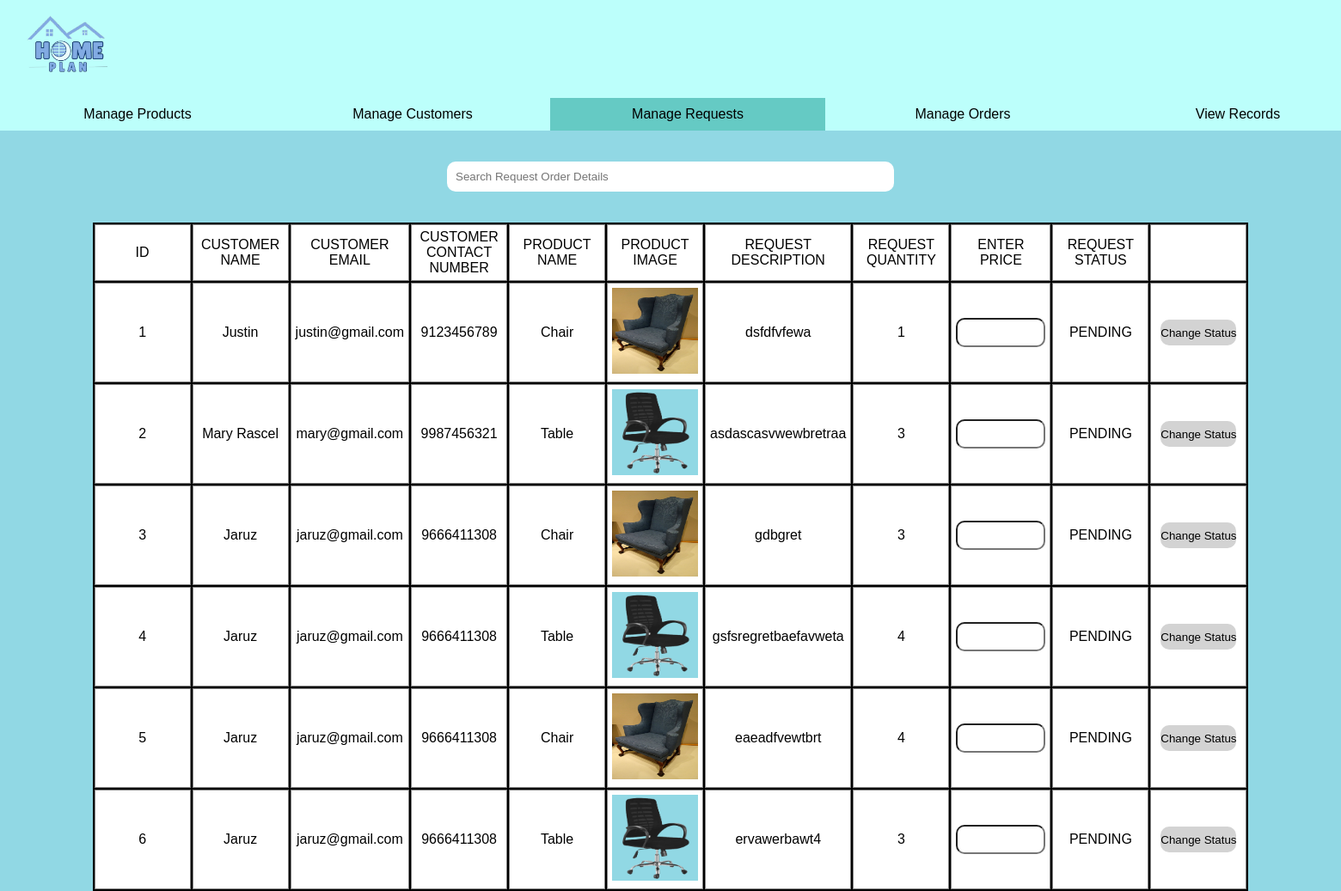
Before: /admin-manage-requests.php with the older database file.
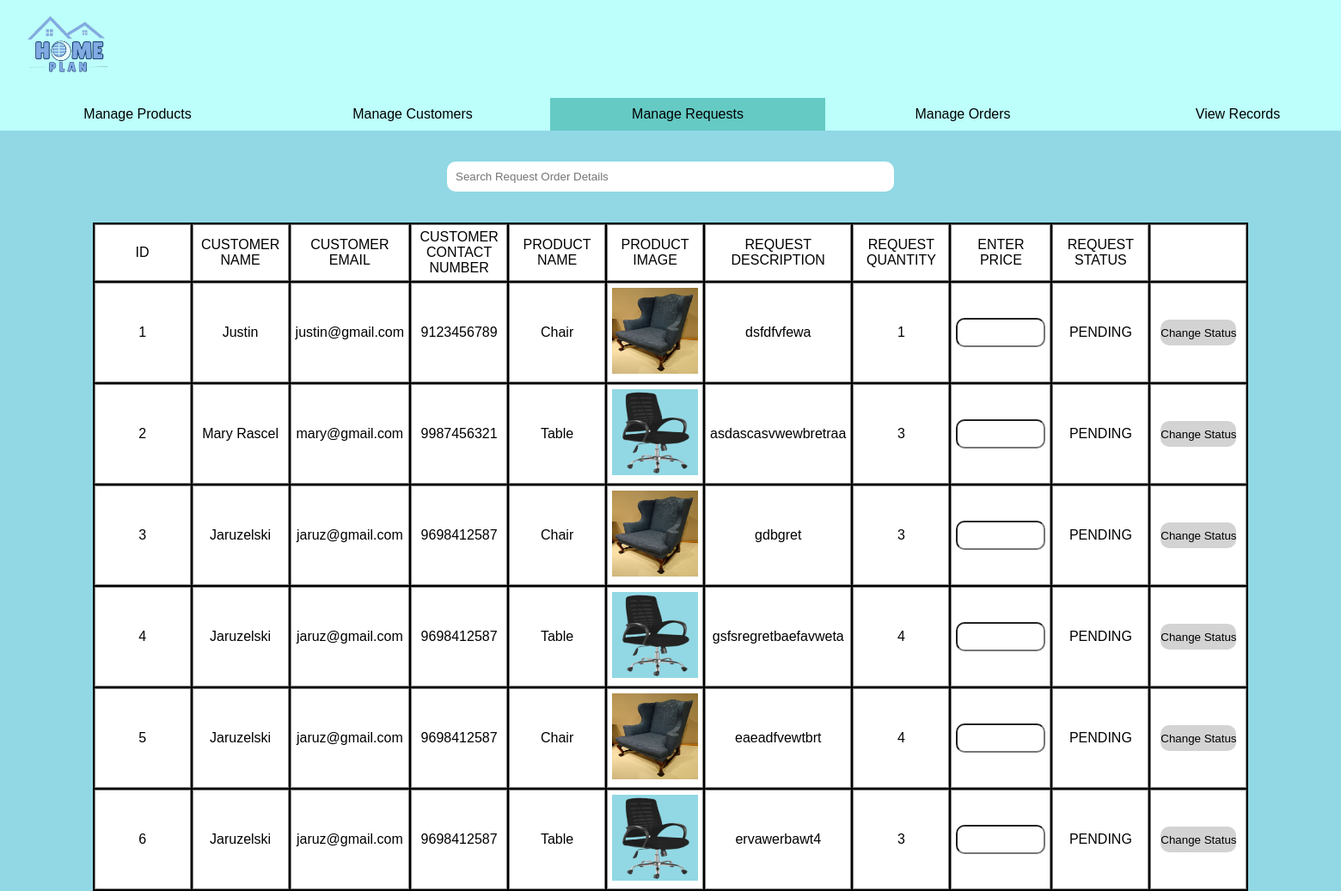
After: the same page with the newer database file.
### tables this page shows
CREATE TABLE `request_order` (
  `ID` int(8) NOT NULL,
  `CUSTOMER_ID_FK` int(11) NOT NULL,
  `PRODUCT_ID_FK` int(11) NOT NULL,
  `REQUEST_DESCRIPTION` longtext NOT NULL,
  `REQUEST_QUANTITY` int(11) NOT NULL,
  `REQUEST_STATUS` enum('PENDING','ACCEPTED') NOT NULL DEFAULT 'PENDING'
);

CREATE TABLE `customers` (
  `ID` int(8) NOT NULL,
  `USER_IMG` varchar(100) NOT NULL,
  `USER_TYPE` enum('CUSTOMER','ADMIN') NOT NULL DEFAULT 'CUSTOMER',
  `USER_FIRST_NAME` varchar(100) NOT NULL,
  `USER_LAST_NAME` varchar(100) NOT NULL,
  `USER_CONTACT_NUMBER` bigint(11) NOT NULL,
  `USER_EMAIL` varchar(100) NOT NULL,
  `USER_PASSWORD` varchar(100) NOT NULL,
  `USER_ADDRESS` varchar(100) NOT NULL,
  `USER_STATUS` enum('ACTIVE','INACTIVE') NOT NULL DEFAULT 'ACTIVE'
);

CREATE TABLE `product` (
  `ID` int(8) NOT NULL,
  `PROD_IMG` varchar(25) NOT NULL,
  `PROD_NAME` varchar(100) NOT NULL,
  `PROD_DESC` text NOT NULL,
  `PROD_PRICE` bigint(20) NOT NULL,
  `PROD_QUANTITY` int(11) NOT NULL
);

### admin-manage-requests.php (the view, shortened to what this page needs)
<?php
$serverName = "localhost";
$username = "root";
$password = "";
$dbName = "cis2104_finalproject_db";
$est_conn = mysqli_connect($serverName, $username, $password, $dbName);
$sql = "SELECT request_order.ID, customers.USER_FIRST_NAME, customers.USER_EMAIL, customers.USER_CONTACT_NUMBER, product.PROD_NAME, product.PROD_IMG, request_order.REQUEST_DESCRIPTION, request_order.REQUEST_QUANTITY, request_order.REQUEST_STATUS
FROM request_order
JOIN customers ON customers.ID = request_order.CUSTOMER_ID_FK
JOIN product ON product.ID = request_order.PRODUCT_ID_FK";
$result = mysqli_query($est_conn, $sql);
?>
<!DOCTYPE html>
<html lang="en">
<head>
    <link rel="stylesheet" href="CSS_Files/admin-style.css">
</head>
<body>
    <header>
    <div class="title_bar">
        <img src="images/logo/admin_logo.png" alt="" id="logo" height="100" width="150">
    </div>
    <nav>
        <ul>
                <a href="./admin-manage-products.php"><li>Manage Products</li></a>
                <a href="./admin-manage-customers.php" ><li>Manage Customers</li></a>
                <a href="#"><li id="active_tab">Manage Requests</li></a>
                <a href="./admin-manage-orders.php"><li>Manage Orders</li></a>
                <a href="./admin-view-records.php"><li>View Records</li></a>
        </ul>
    </nav>
    </header>
    <br><br>
    <center>
        <input type="text" name="" id="findCustomer" placeholder="Search Request Order Details">
    </center>
    <br><br>
    <center>
        <table id="displayTable" style="background-color: black;">
            <thead>
                <tr>
                    <td class="table_data">ID</td>
                    <td class="table_data">CUSTOMER NAME</td>
                    <td class="table_data">CUSTOMER EMAIL</td>
                    <td class="table_data">CUSTOMER CONTACT NUMBER</td>
                    <td class="table_data">PRODUCT NAME</td>
                    <td class="table_data">PRODUCT IMAGE</td>
                    <td class="table_data">REQUEST DESCRIPTION</td>
                    <td class="table_data">REQUEST QUANTITY</td>
                    <td class="table_data">ENTER PRICE</td>
                    <td class="table_data">REQUEST STATUS</td>
                    <td class="table_data"></td>
                </tr>
            </thead>
            <tbody>
                <?php while($row = mysqli_fetch_assoc($result)){ ?>
                    <tr>
                        <td class="table_data"><?php echo $row['ID']; ?></td>
                        <td class="table_data"><?php echo $row['USER_FIRST_NAME']; ?></td>
                        <td class="table_data"><?php echo $row['USER_EMAIL']; ?></td>
                        <td class="table_data"><?php echo $row['USER_CONTACT_NUMBER']; ?></td>
                        <td class="table_data"><?php echo $row['PROD_NAME']; ?></td>
                        <td class="table_data"><img src="images/product_img/<?php echo $row['PROD_IMG']; ?>" height="100px" width="100px"></td>
                        <td class="table_data"><?php echo $row['REQUEST_DESCRIPTION']; ?></td>
                        <td class="table_data"><?php echo $row['REQUEST_QUANTITY']; ?></td>
                        <td class="table_data">
                            <input type="number" name="" id="enterReqCost" class="inputprice">
                        </td>
                        <td class="table_data"><?php echo $row['REQUEST_STATUS']; ?></td>
                        <td class="table_data">
                            <button type="submit" class="reqBtn">Change Status</button>
                        </td>
                    </tr>
                <?php } ?>
            </tbody>
        </table>
    </center>
</body>
</html>

Changed rows visible on the page:
changed through a linked row, request_order "gdbgret": CUSTOMER_ID_FK.USER_FIRST_NAME "Jaruz" → "Jaruzelski"; CUSTOMER_ID_FK.USER_CONTACT_NUMBER "9666411308" → "9698412587"
changed through a linked row, request_order "gsfsregretbaefavweta": CUSTOMER_ID_FK.USER_FIRST_NAME "Jaruz" → "Jaruzelski"; CUSTOMER_ID_FK.USER_CONTACT_NUMBER "9666411308" → "9698412587"
changed through a linked row, request_order "eaeadfvewtbrt": CUSTOMER_ID_FK.USER_FIRST_NAME "Jaruz" → "Jaruzelski"; CUSTOMER_ID_FK.USER_CONTACT_NUMBER "9666411308" → "9698412587"
changed through a linked row, request_order "ervawerbawt4": CUSTOMER_ID_FK.USER_FIRST_NAME "Jaruz" → "Jaruzelski"; CUSTOMER_ID_FK.USER_CONTACT_NUMBER "9666411308" → "9698412587"
